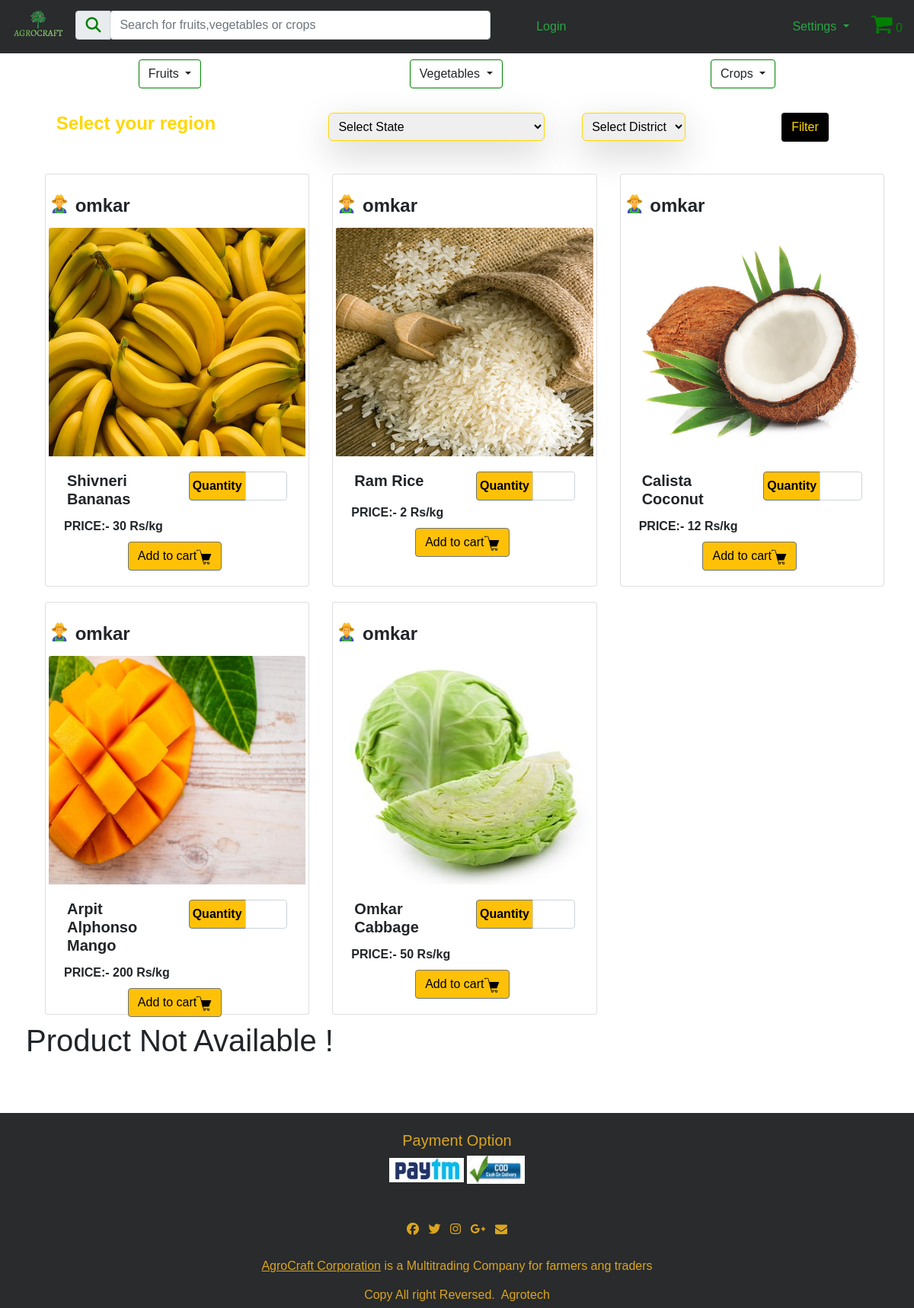
Page /BuyerPortal2/StateSearch.php?state=KERALA on the committed database.
### tables this page shows
CREATE TABLE `products` (
  `product_id` int(100) NOT NULL,
  `farmer_fk` int(255) NOT NULL,
  `product_title` varchar(100) NOT NULL,
  `product_cat` varchar(100) NOT NULL,
  `product_type` varchar(100) NOT NULL,
  `product_expiry` varchar(25) NOT NULL,
  `product_image` text NOT NULL,
  `product_stock` int(100) NOT NULL,
  `product_price` int(100) NOT NULL,
  `product_desc` text NOT NULL,
  `product_keywords` text NOT NULL,
  `product_delivery` varchar(5) NOT NULL
);

CREATE TABLE `farmerregistration` (
  `farmer_id` int(255) NOT NULL,
  `farmer_name` varchar(255) NOT NULL,
  `farmer_phone` bigint(10) NOT NULL,
  `farmer_address` text NOT NULL,
  `farmer_state` varchar(50) NOT NULL,
  `farmer_district` varchar(50) NOT NULL,
  `farmer_pan` varchar(10) NOT NULL,
  `farmer_bank` int(16) NOT NULL,
  `farmer_password` varchar(100) NOT NULL
);

### BuyerPortal2/StateSearch.php (the view, shortened to what this page needs)
<?php
include("../Functions/functions.php");
?>
<!DOCTYPE html>
<html lang="en">
<head>
     <link rel="stylesheet" href="https://maxcdn.bootstrapcdn.com/bootstrap/4.4.1/css/bootstrap.min.css">
     <link rel="stylesheet" href="https://cdnjs.cloudflare.com/ajax/libs/font-awesome/4.7.0/css/font-awesome.min.css">
</head>
<body>
<nav class="navbar navbar-expand-xl ">
<a class="float-left" href="bhome.php">
    <img src="agro.png" class="float-left mr-2 moblogo" alt="Logo" style="height:50px;">
</a>
<div class="collapse navbar-collapse" id="navbarSupportedContent">
    <div class="input-group mb-1 ml-2 searchbox">
        <div class="input-group-prepend">
            <div class="input-group-text"><i class="fas fa-search" style="font-size:20px;color:green; "></i></div>
        </div>
        <form action="SearchResult.php" method="get" enctype="multipart/form-data">
            <input type="text" class="form-control " id="inlineFormInputGroup" name="search" placeholder="Search for fruits,vegetables or crops " style="width:500px;">
        </form>
    </div>
</div>
<div class=" flex-row-reverse right ">
    <div class="p-2 cart">
        <div class="icon2">
            <a href="CartPage.php"> <i class="fa" style="font-size:30px; color:green">&#61562;</i></a>
            <span id="icon" style="color:green"> <?php echo totalItems(); ?> </span>
        </div>
    </div>
    <div class="dropdown p-2 settings ">
        <button class="btn  dropdown-toggle text-success" type="button" id="dropdownMenuButton" data-toggle="dropdown" aria-haspopup="true" aria-expanded="false">
            Settings
        </button>
    </div>
</div>
</nav>
     <div class="container">
          <div class="d-flex justify-content-around bg-white mb-3">
               <div class="p-2 ">
                    <div class="dropdown">
                         <button class="btn btn-green mybtn dropdown-toggle" type="button" id="dropdownMenuButton" data-toggle="dropdown" aria-haspopup="true" aria-expanded="false">
                              Fruits
                         </button>
                    </div>
               </div>
               <div class="p-2">
                    <div class="dropdown">
                         <button class="btn btn-green mybtn dropdown-toggle" type="button" id="dropdownMenuButton" data-toggle="dropdown" aria-haspopup="true" aria-expanded="false">
                              Vegetables
                         </button>
                    </div>
               </div>
               <div class="p-2 ">
                    <div class="dropdown">
                         <button class="btn btn-green mybtn dropdown-toggle" type="button" id="dropdownMenuButton" data-toggle="dropdown" aria-haspopup="true" aria-expanded="false">
                              Crops
                         </button>
                    </div>
               </div>
          </div>
     </div>
     <form action="" method="post">
          <div class="container">
               <div class="row   p-2">
                    <div class="col-12 col-xl-3 col-lg-3 col-md-12 col-sm-12">
                         <div class="text-center">
                              <h4 class="font-weight-bold
                              " style="color: #FFD700 ">Select your region</h4>
                         </div>
                    </div>
                    <div class="col-6 col-xl-3 col-lg-3 col-md-6 col-sm-6 p-0 States">
                         <select class="p-2 shadow-lg" id="states" name="stateInput" onchange="state()" tabindex="1" style="border-radius: 6px; margin-right:  200px; border-color:#FFD700 ">
                              <option value="0">Select State</option>
                         </select>
                    </div>
                    <div class="col-6 col-xl-3 col-lg-3 col-md-6 col-sm-6 districts">
                         <select class="p-2 ml-5 shadow-lg" name="districtInput" id="district" style="border-radius: 6px; border-color: #FFD700 ">
                              <option>Select District</option>
                         </select>
                    </div>
                    <div class="col-12 col-xl-3 col-lg-3 col-md-12 col-sm-12 go">
                         <button class='btn btn-border-secondary mx-5 ' name='go' type='submit' style='color:black ;float:right;font-weight:50px; background-color: black;color:#FFD700'>Filter</button>
                    </div>
               </div>
          </div>
     </form>
     <div class="container ">
          <br>
          <div class="row">
               <?php
               if (isset($_GET['state'])) {
                    $state = $_GET['state'];
                    $get_id = "select * from farmerregistration where farmer_state = '$state'";
                    $run_id_query = mysqli_query($con, $get_id);
                    while ($ids = mysqli_fetch_array($run_id_query)) {
                         $farmer_id = $ids['farmer_id'];
                         $get_pro = "select * from products where farmer_fk = $farmer_id";
                         $run_pro = mysqli_query($con, $get_pro);
                         $count = mysqli_num_rows($run_pro);
                         if ($count > 0) {
                              echo "<br>";
                              while ($rows = mysqli_fetch_array($run_pro)) {
                                   $product_id = $rows['product_id'];
                                   $product_title = $rows['product_title'];
                                   $product_image = $rows['product_image'];
                                   $product_price = $rows['product_price'];
                                   $farmer_fk = $rows['farmer_fk'];
                                   $farmer_name_query = "select farmer_name from farmerregistration where farmer_id = $farmer_fk";
                                   $running_query_name = mysqli_query($con, $farmer_name_query);
                                   while ($names = mysqli_fetch_array($running_query_name)) {
                                        $name = $names['farmer_name'];
                                   }
                                   echo "
                                        <div class='col col-12 col-sm-12 col-md-4 col-xl-4 col-lg-4'>
                                             <div class='card pb-1 pl-1 pr-1 pt-0' style='height:542px'>
                                                  <br>
                                                  <div class='mt-0'><b>
                                                       <h4><img src='iconsmall.png' style='width: 28px; margin-bottom:  10px;'> $name
                                                       </b></h4>
                                                  </div>
                                                  <a href='../BuyerPortal2/ProductDetails.php?id=$product_id'>
                                                  <img class='card-img-top' src='../Admin/product_images/$product_image' alt='Card image cap' height='300px'>
                                                  </a>
                                                  <form action = '' method = 'post'>
                                                       <div class='card-body pb-0'>
                                                            <div class='row'>
                                                                 <div class='col-12 col-xl-6 col-lg-6 col-md-6 col-sm-12'>
                                                                      <div class='input-group mb'>
                                                                           <div class='input-group-prepend'>
                                                                                <h5 class='card-title font-weight-bold'>$product_title</h5>
                                                                           </div>
                                                                      </div>
                                                                 </div>
                                                                 <div class='col-12 col-xl-6 col-lg-6 col-md-6 col-sm-12'>
                                                                 <div class='input-group mb-1'>
                                                                      <div class='input-group-prepend'>
                                                                           <span class='input-group-text bg-warning border-secondary p-1' style='color:black;' id='inputGroup-sizing-default' placeholder='1'><b>Quantity</b></span>
                                                                      </div>
                                                                      <input type='number' class='form-control' aria-label='Default' style='margin-top:0%;width:20%;padding:0%;' aria-describedby='inputGroup-sizing-default'>
                                                                 </div>
                                                            </div>
                                                       </div>
                                                       <p class='card-text mb-2 font-weight-bold'>PRICE:- $product_price Rs/kg</p>
                                                       <div class='row'>
                                                            <div class='col-1 col-xl-3 col-lg-2 col-md-2 col-sm-2'></div>
                                                                 <div class='col-12 col-xl-6 col-lg-6 col-md-6  col-sm-12'>
                                                                      <button class='btn btn-warning border-secondary mr-1 ' name='cart' type = 'submit' style='color:black ;font-weight:50px;'>Add to cart<img src='carticons.png' height='20px'></button>
                                                                 </div>
                                                            </div>
                                                       </div>
                                                  </form>
                                             </div>
                                        </div>";
                              }
                         } else {
                              echo "<br><br><hr><h1 align = center>Product Not Available !</h1><br><br><hr>";
                         }
                    }
               }
               ?>
          </div>
          <br><br>
     </div>
     <section id="footer" class="myfooter">
          <div class="container">
               <div class="row text-center text-xs-center text-sm-left text-md-left">
                    <div class="col aligncenter">
                         <br>
                         <h5>Payment Option</h5>
                         <img src="../Images/Website/paytm1.jpg" alt="paytm">
                         <img src="../Images/Website/cod.jpg" alt="paytm" style="height:37px">
                    </div>
               </div>
               <div class="row">
                    <div class="col-xs-12 col-sm-12 col-md-12 mt-2 mt-sm-5">
                         <ul class="list-unstyled list-inline social text-center">
                              <li class="list-inline-item"><a href="javascript:void();"><i class="fa fa-facebook"></i></a></li>
                              <li class="list-inline-item"><a href="javascript:void();"><i class="fa fa-twitter"></i></a></li>
                              <li class="list-inline-item"><a href="javascript:void();"><i class="fa fa-instagram"></i></a></li>
                              <li class="list-inline-item"><a href="javascript:void();"><i class="fa fa-google-plus"></i></a></li>
                              <li class="list-inline-item"><a href="javascript:void();" target="_blank"><i class="fa fa-envelope"></i></a></li>
                         </ul>
                    </div>
               </div>
               <div class="row">
                    <div class="col-xs-12 col-sm-12 col-md-12 mt-2 mt-sm-2 text-center">
                         <p><u><a href="https://www.agrocraft.com/">AgroCraft Corporation</a></u> is a Multitrading Company for farmers ang traders</p>
                         <p class="h6">Copy All right Reversed.<a class="text-green ml-2" href="https://www.google.com" target="_blank">Agrotech</a></p>
                    </div>
               </div>
          </div>
     </section>
</body>
</html>

### BuyerPortal2/StateSearch.php (style rules this page uses)
.aligncenter { text-align: center; }
a { color: goldenrod; }
* { margin: 0; padding: 0; box-sizing: border-box; }
nav { background-color: #292b2c; }
.mybtn { border-color: green; border-style: solid; }
.card { width: 100%; height: 100%; margin: 10px; }
.right { display: flex; }
.cart { margin-right: -9px; }
.searchbox { width: 60%; }
.States { margin-right: -1%; margin-left: 10% }
.districts { margin-right: -15%; }
.go { margin-right: -50%; margin-left: 5%; }
* { box-sizing: border-box; }
body { margin: 0; font-family: Arial; }
.row { display: -ms-flexbox; display: flex; -ms-flex-wrap: wrap; flex-wrap: wrap; padding: 0 4px; }
.myfooter { background-color: #292b2c; color: goldenrod; margin-top: 15px; }

### rows in the picture
products: farmerregistration.farmer_name "omkar", product_image (picture), product_title "Shivneri Bananas", product_price "30"
products: farmerregistration.farmer_name "omkar", product_image (picture), product_title "Ram Rice", product_price "2"
products: farmerregistration.farmer_name "omkar", product_image (picture), product_title "Calista Coconut", product_price "12"
products: farmerregistration.farmer_name "omkar", product_image (picture), product_title "Arpit Alphonso Mango", product_price "200"
products: farmerregistration.farmer_name "omkar", product_image (picture), product_title "Omkar Cabbage", product_price "50"
